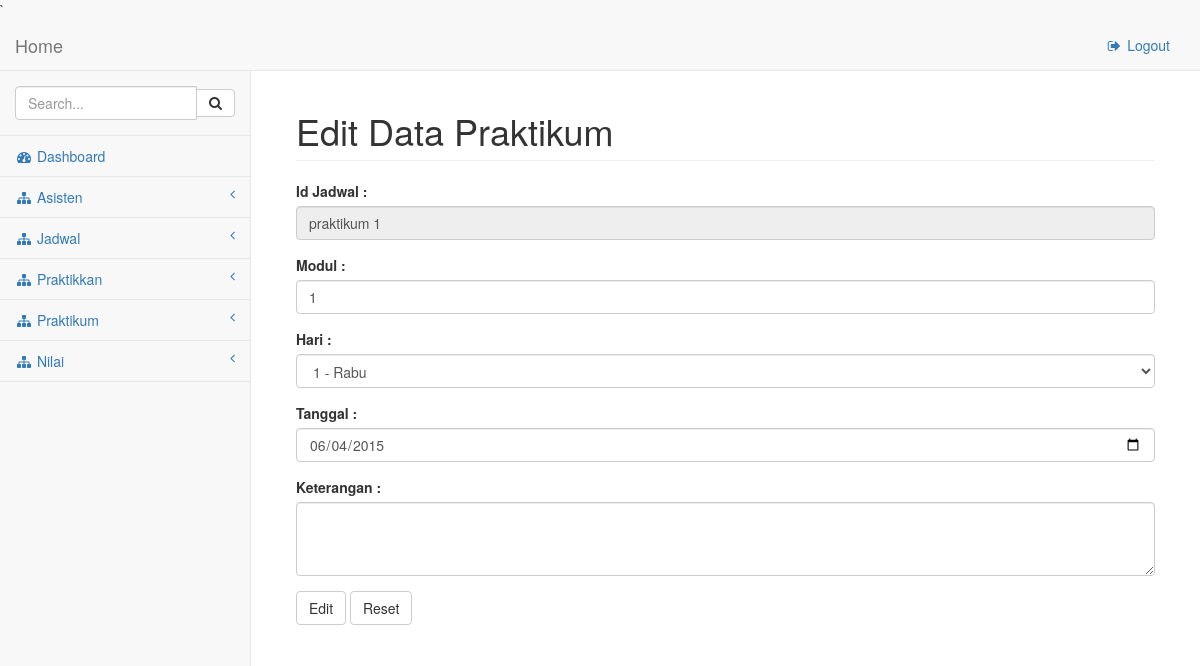
Page /pages/praktikum/edit.php?id=praktikum 1 (signed in) on the committed database.
### tables this page shows
CREATE TABLE IF NOT EXISTS `praktikum` (
  `Id_Praktikum` varchar(32) NOT NULL,
  `Id_Jenis` varchar(32) NOT NULL,
  `Modul` int(11) NOT NULL,
  `Id_Jadwal` int(11) NOT NULL,
  `Tanggal` date NOT NULL,
  `Keterangan` text NOT NULL,
  PRIMARY KEY (`Id_Praktikum`),
  KEY `Id_Jadwal` (`Id_Jadwal`),
  KEY `Id_Jadwal_2` (`Id_Jadwal`),
  KEY `Jenis` (`Id_Jenis`),
  KEY `Id_Jenis` (`Id_Jenis`)
);

### pages/praktikum/edit.php (the view, shortened to what this page needs)
<?php
$Edit_id = $_GET['id'];
$edit = mysql_query("select * from praktikum where Id_Praktikum='$Edit_id'");
while ($row = mysql_fetch_array($edit)) {
    $id = $row['Id_Praktikum'];
    $modul = $row['Modul'];
    $jadwal = $row['Id_Jadwal'];
    $tanggal = $row['Tanggal'];
    $keterangan = $row['Keterangan'];
}
?>`
<!DOCTYPE html>
<html lang="en">
<head>
    <link href="../../bower_components/bootstrap/dist/css/bootstrap.min.css" rel="stylesheet">
    <link href="../../bower_components/metisMenu/dist/metisMenu.min.css" rel="stylesheet">
    <link href="../../dist/css/sb-admin-2.css" rel="stylesheet">
    <link href="../../bower_components/font-awesome/css/font-awesome.min.css" rel="stylesheet" type="text/css">
</head>
<body>
<?php
if($_SESSION['Login'] == 'Admin')
{
?>
    <div id="wrapper">
        <nav class="navbar navbar-default navbar-static-top" role="navigation" style="margin-bottom: 0">
            <div class="navbar-header">
                <a class="navbar-brand" href="../index.phpS">Home</a>
            </div>
            <ul class="nav navbar-top-links navbar-right">
                <li><a href="../logout.php"><i class="fa fa-sign-out fa-fw"></i> Logout</a>
                </li>
            </ul>
            <div class="navbar-default sidebar" role="navigation">
                <div class="sidebar-nav navbar-collapse">
                    <ul class="nav" id="side-menu">
                        <li class="sidebar-search">
                            <div class="input-group custom-search-form">
                                <input type="text" class="form-control" placeholder="Search...">
                                <span class="input-group-btn">
                                    <button class="btn btn-default" type="button">
                                        <i class="fa fa-search"></i>
                                    </button>
                                </span>
                            </div>
                        </li>
                        <li>
                            <a href="../index.php"><i class="fa fa-dashboard fa-fw"></i> Dashboard</a>
                        </li>
                        <li>
                            <a href="#"><i class="fa fa-sitemap fa-fw"></i> Asisten<span class="fa arrow"></span></a>
                        </li>
                        <li>
                            <a href="#"><i class="fa fa-sitemap fa-fw"></i> Jadwal<span class="fa arrow"></span></a>
                        </li>
                        <li>
                            <a href="#"><i class="fa fa-sitemap fa-fw"></i> Praktikkan<span class="fa arrow"></span></a>
                        </li>
                        <li>
                            <a href="#"><i class="fa fa-sitemap fa-fw"></i> Praktikum <span class="fa arrow"></span></a>
                        </li>
			<li>
                            <a href="#"><i class="fa fa-sitemap fa-fw"></i> Nilai<span class="fa arrow"></span></a>
                        </li>
                    </ul>
                </div>
            </div>
        </nav>
        <div id="page-wrapper">
            <div class="container-fluid">
                <div class="row">
                    <div class="col-lg-12">
                        <h1 class="page-header">Edit Data Praktikum</h1>
                        <form role="form" name="form_edit" method="post" action="update.php">
                            <div class="form-group">
                                <label>Id Jadwal : </label>
                                <input name="id" class="form-control" value="<?php echo "$id"; ?>" id="disabledInput" type="text" readonly="" required="">
                            </div>
                            <div class="form-group">
                                <label>Modul : </label>
                                <input name="modul" class="form-control" value="<?php echo "$modul"; ?>" type="number" required="">
                            </div>
                            <div class="form-group">
                                <label>Hari : </label>
                                <select class="form-control" name="jadwal" required="">
                                    <?php
                                    $z = mysql_query('select * from jadwal');
                                    while ($row = mysql_fetch_array($z)) {
                                        if($jadwal == $row['Id_Jadwal'])
                                        {
                                            echo '<option value="'.$row['Id_Jadwal'].'" selected>'.$row['Id_Jadwal'].' - '.$row['Hari'].'</option>';
                                        }
                                        else
                                        {
                                            echo '<option value="'.$row['Id_Jadwal'].'">'.$row['Id_Jadwal'].' - '.$row['Hari'].'</option>';
                                        }
                                    }
                                    ?>
                                </select>
                            </div>
                            <div class="form-group">
                                <label>Tanggal : </label>
                                <input name="tanggal" class="form-control" value="<?php echo "$tanggal"; ?>" type="date" required="">
                            </div>
                            <div class="form-group">
                                <label>Keterangan : </label>
                                <textarea name="keterangan" class="form-control" value="<?php echo "$keterangan"; ?>" rows="3"></textarea>
                            </div>
                            <button type="submit" name="edit" class="btn btn-default">Edit</button>
                            <button type="reset" class="btn btn-default">Reset</button>
                        </form>
                    </div>
                </div>
            </div>
        </div>
    </div>
<?php
}
?>
</body>
</html>

### rows in the picture
praktikum: id "praktikum 1", modul "1", tanggal "06/04/2015"

### other values in the picture
form field jadwal "1 - Rabu"
